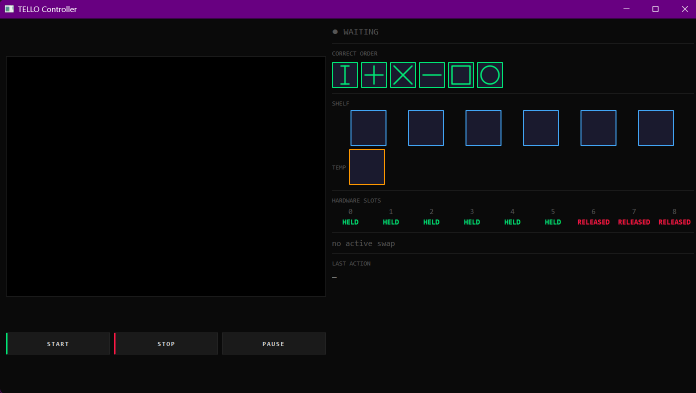
#> input picture Images/UI.png, 1392 x 786 px (shown at 1/2 size)
$ python -i dataset.py   (imports and definitions only)
#> lines starting #> are read from the running program, lines starting #| are printed output that depends on the picture; after the words box and inside, x2 and y2 are one past the last pixel; in counts of white or black regions, pixels touching at a corner belong together
#> further down, picture is the input picture: shape (786, 1392, 3); mean B, G, R 16.4, 9.9, 13.6
import cv2
import numpy as np
import os

# ─── UPDATE THESE AS YOU ADD MORE VIDEOS ────────────────────────────────────
VIDEO_LABELS = {
    "frame_set_1": ["+", "[]", "O", "-", "I", "X"],
    "frame_set_2": ["[]", "I", "O", "-", "+", "X"],
    "frame_set_3": ["[]", "I", "X", "-", "+", "O"],
    "frame_set_4": ["[]", "I", "X", "-", "+", "O"],
    "frame_set_5": ["[]", "I", "X", "+", "-", "O"],
    "frame_set_6": ["[]", "I", "X", "O", "+", "-"],
}

CLASSES = ["I", "+", "X", "-", "[]", "O"]

INPUT_DIR = "extracted_frames"
OUTPUT_DIR = "annotated_dataset"
TARGET_W = 1280
TARGET_H = 720

# White detection thresholds
WHITE_MIN = 200
MIN_BOX_AREA = 2000
MAX_BOX_AREA = 80000
ASPECT_RATIO_TOLERANCE = 0.6
# ─────────────────────────────────────────────────────────────────────────────


def resize_to_720p(img):
    return cv2.resize(img, (TARGET_W, TARGET_H), interpolation=cv2.INTER_AREA)


def detect_white_boxes(img):
    gray = cv2.cvtColor(img, cv2.COLOR_BGR2GRAY)
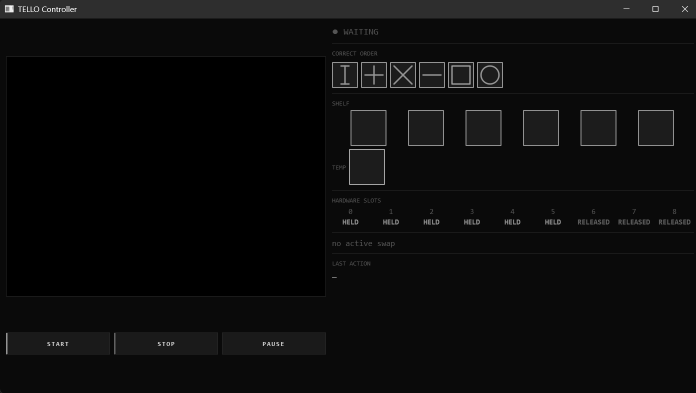
#> gray: shape (786, 1392) (shown at 1/2 size); min 0, max 255, mean 11.8
    _, thresh = cv2.threshold(gray, WHITE_MIN, 255, cv2.THRESH_BINARY)
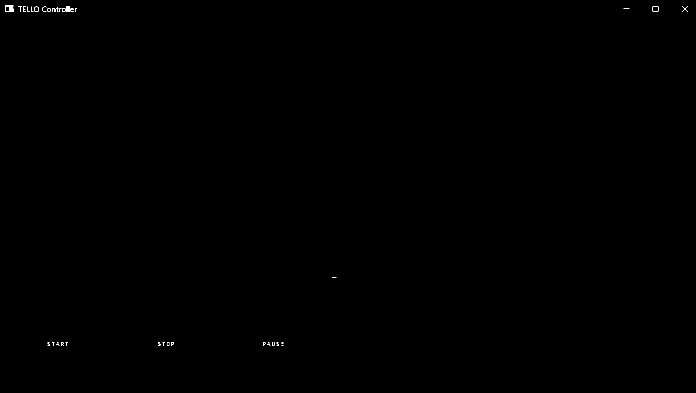
#> thresh: shape (786, 1392) (shown at 1/2 size); 0.07% white in thin lines or dots, all inside (x1, y1, x2, y2) = (10, 11, 1376, 692)

    kernel = np.ones((5, 5), np.uint8)
    thresh = cv2.morphologyEx(thresh, cv2.MORPH_CLOSE, kernel)
#> thresh: shape (786, 1392); 0.13% white; 17 white regions (5 under 20 px), largest, box (x1, y1, x2, y2) and area: (84, 12, 154, 24) 512, (36, 13, 78, 24) 185, (10, 11, 27, 24) 141
    thresh = cv2.morphologyEx(thresh, cv2.MORPH_OPEN, kernel)
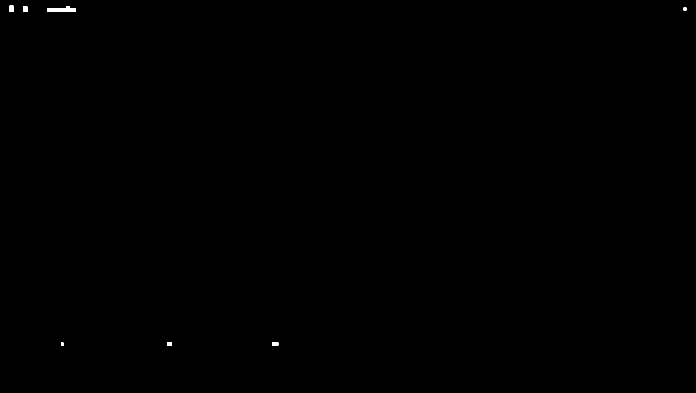
#> thresh: shape (786, 1392) (shown at 1/2 size); 0.08% white; 7 white regions

    contours, _ = cv2.findContours(thresh, cv2.RETR_EXTERNAL, cv2.CHAIN_APPROX_SIMPLE)
#> contours = 7 contours; box (x1, y1, x2, y2) and area: (94, 12, 151, 24) 408, (19, 11, 27, 24) 84, (46, 13, 55, 24) 80, (544, 684, 557, 691) 64, (334, 685, 344, 691) 45, (1367, 15, 1373, 21) 25, (122, 685, 127, 692) 24

    boxes = []
    for cnt in contours:
        x, y, w, h = cv2.boundingRect(cnt)
        area = w * h
        if area < MIN_BOX_AREA or area > MAX_BOX_AREA:
            continue
        aspect = min(w, h) / max(w, h)
        if aspect < ASPECT_RATIO_TOLERANCE:
            continue
        boxes.append((x, y, w, h))
#> this loop made 7 passes
#> (cnt, x, y, w, h, area) on passes 1, 2, 4, 5, 7: ([[334, 685], [334, 690], [343, 690], [343, 685]], 334, 685, 10, 6, 60), ([[122, 685], [122, 691], [126, 691], [126, 685]], 122, 685, 5, 7, 35), ([[1367, 15], [1367, 20], [1372, 20], [1372, 15]], 1367, 15, 6, 6, 36), ([[46, 13], [46, 23], [54, 23], [54, 13]], 46, 13, 9, 11, 99), ([[19, 11], [19, 23], [26, 23], [26, 11]], 19, 11, 8, 13, 104)
#> (x, y, w, h, area) on passes 3, 6: (544, 684, 13, 7, 91), (94, 12, 57, 12, 684)
#> after the loop, boxes = []

    boxes = sorted(boxes, key=lambda b: b[0])
    return boxes


# [87 lines left out: functions to_yolo, process_video_set, write_yaml, main, not called in this run]


# [2 lines not run here, left out]

>>> import cv2
>>> picture = cv2.imread('Images/UI.png')
>>> result = detect_white_boxes(picture)
#> result = []
